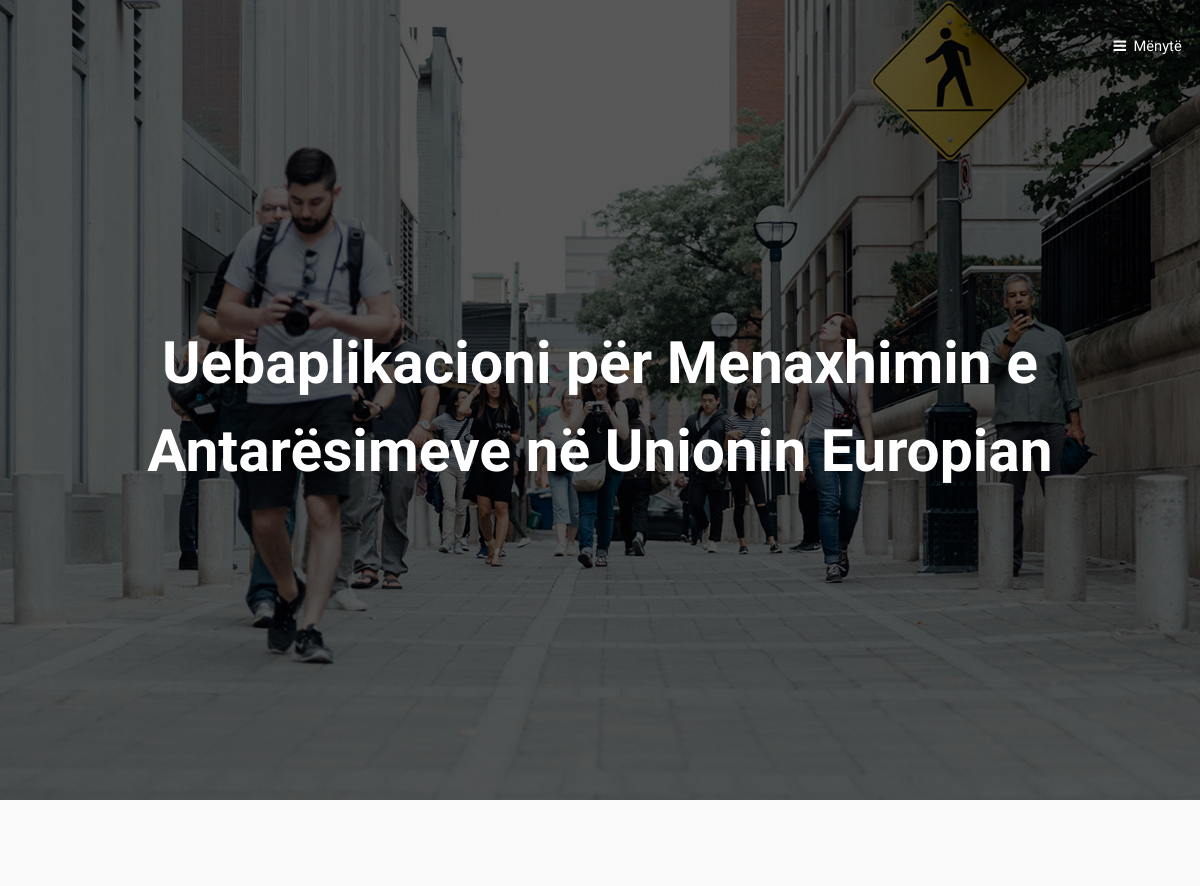
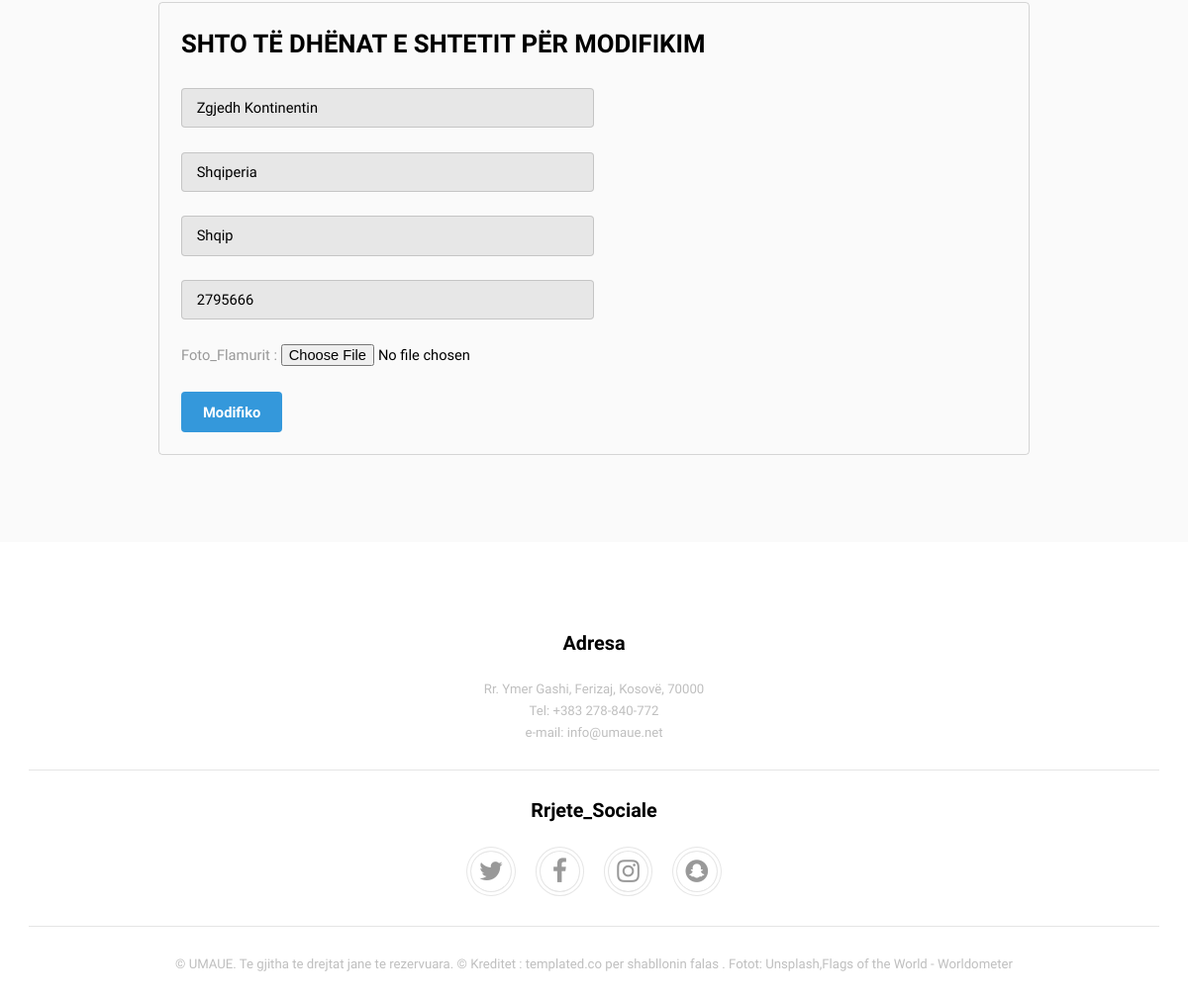
The page /UMAUE/ModuliAdministratorit/modifiko_sh.php?ID_Shteti=10 (signed in) on the database its author committed (2 pictures, top to bottom).
### tables this page shows
CREATE TABLE `umaue_tedhenat` (
  `ID_Tedhenat` int(11) NOT NULL,
  `Titulli` varchar(100) NOT NULL,
  `Pershkrimi` varchar(1000) DEFAULT NULL,
  `Dosje` varchar(300) DEFAULT NULL,
  `Pamja_Faqes` varchar(50) NOT NULL
);

CREATE TABLE `umaue_shtetet` (
  `ID_Shteti` int(11) NOT NULL,
  `Emri_Shtetit` varchar(50) NOT NULL,
  `Gjuha` varchar(50) NOT NULL,
  `Numri_Popullsise` int(11) DEFAULT NULL,
  `ID_Kontinenti` int(11) NOT NULL,
  `Foto_Flamurit` blob NOT NULL,
  `Emri_Dosjes` varchar(100) NOT NULL
);

### UMAUE/ModuliAdministratorit/modifiko_sh.php (the view, shortened to what this page needs)
<?php
include_once("konfigurim.php");
?>
<?php
$ID_Shteti = $_GET['ID_Shteti'];
$rezultati = mysqli_query($lidh,"SELECT * FROM umaue_shtetet WHERE ID_Shteti=$ID_Shteti");
while($res = mysqli_fetch_array($rezultati))
{
	$Emri_Shtetit = $res['Emri_Shtetit'];
	$Gjuha = $res['Gjuha'];
	$Numri_Popullsise = $res['Numri_Popullsise'];
}
?>
<html>
	<head>
		<link rel="stylesheet" href="assets/css/main.css" />
	</head>
	<body>
		<?php include_once("koka.php"); ?>
			<div id="main">
					<section class="wrapper style1">
						<div class="inner">
							<div class="box">
							<h3>SHTO TË DHËNAT E SHTETIT PËR MODIFIKIM</h3>
										<form enctype="multipart/form-data" method="post" action="modifiko_sh.php" name="form1" >
											<div class="col uniform">
												<div class="6u 12u$(xsmall)">
														<select name="ID_Kontinenti" id="ID_Kontinenti">
															<option selected="selected">Zgjedh Kontinentin</option>
														</select>
													</div>
													<br>
												<div class="6u 12u$(xsmall)">
													<input type="text" name="Emri_Shtetit" id="Emri_Shtetit"  value="<?php echo $Emri_Shtetit;?>" placeholder="Emri_Shtetit" required />
												</div>
												<br>
												<div class="6u$ 12u$(xsmall)">
													<input type="text" name="Gjuha" id="Gjuha"  value="<?php echo $Gjuha;?>" placeholder="Gjuha" required />
												</div>
											    <br>
											    <div class="6u$ 12u$(xsmall)">
													<input type="text" name="Numri_Popullsise" id="Numri_Popullsise" value="<?php echo $Numri_Popullsise;?>" placeholder="Numri_Popullsise" required />
												</div>
												<br>
												<div class="6u$ 12u$(xsmall)">
													Foto_Flamurit :
													<input name="Foto_Flamurit"  type="file" />
												</div>
												<br>
												<div class="12u$">
														<input type="submit" name="modifiko_sh"  value="Modifiko" />
												</div>
											</div>
						               </form>
						</div>
					</section>
			</div>
			<?php include_once("fundifaqes.php"); ?>
	</body>
</html>

### UMAUE/ModuliAdministratorit/koka.php (shortened to what this page needs)
<header id="header" class="alt">
				<a href="#menu">Mënytë</a>
			</header>
			<?php
            $rezultati = mysqli_query($lidh, "SELECT * FROM umaue_tedhenat WHERE Pamja_Faqes='Koka.A'");
            while ($rresht = mysqli_fetch_assoc($rezultati)) {
              extract($rresht);
            ?>
            <section id="banner">
				<div class="inner">
					<header>
						<h1><?php echo $Titulli ?></h1>
					</header>
				</div>
			</section>
			<?php } ?>

### UMAUE/ModuliAdministratorit/fundifaqes.php (shortened to what this page needs)
<footer id="footer">
			<div class="copyright">
					<?php
           $rezultati = mysqli_query($lidh, "SELECT * FROM umaue_tedhenat WHERE Pamja_Faqes='fundifaqes_Adresa'");
           while ($rresht = mysqli_fetch_assoc($rezultati)) {
             extract($rresht);
           ?>
					<section>
						<h4><?php echo $Titulli ?></h4>
						<p><?php echo $Pershkrimi; ?>
						</p>
					</section>
		<?php } ?>
				<hr />
				<?php
           $rezultati = mysqli_query($lidh, "SELECT * FROM umaue_tedhenat WHERE Pamja_Faqes='fundifaqes_RrjeteSociale'");
           while ($rresht = mysqli_fetch_assoc($rezultati)) {
             extract($rresht);
           ?>
					<section>
						<h4><?php echo $Titulli ?></h4>
						<p><?php echo $Pershkrimi; ?>
						</p>
					</section>
		<?php } ?>
				<hr/>
				<?php
           $rezultati = mysqli_query($lidh, "SELECT * FROM umaue_tedhenat WHERE Pamja_Faqes='fundifaqes_E_Drejta_Autorit'");
           while ($rresht = mysqli_fetch_assoc($rezultati)) {
             extract($rresht);
           ?>
						<?php echo $Pershkrimi; ?>
		<?php } ?>
			</div>
		</footer>

### rows shown on the page
umaue_tedhenat: Titulli "Uebaplikacioni për Menaxhimin e Antarësimeve në Unionin Europian"
umaue_shtetet: Emri_Shtetit "Shqiperia", Gjuha "Shqip", Numri_Popullsise "2795666"
umaue_tedhenat: Titulli "Adresa", Pershkrimi "Rr. Ymer Gashi, Ferizaj, Kosovë, 70000 Tel: +383 278-840-772 e-mail: info@umaue.net"
umaue_tedhenat: Titulli "Rrjete_Sociale"
umaue_tedhenat: Pershkrimi "© UMAUE. Te gjitha te drejtat jane te rezervuara. © Kreditet : templated.co per shabllonin falas . Fotot: Unsplash,Flags of the World - Worldometer"
